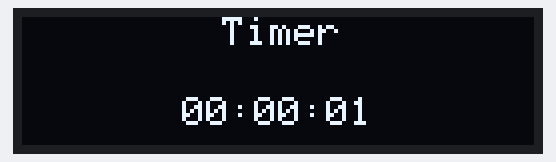
This sketch was run on a simulated ESP8266 (NodeMCU). Shown: 128×32 one-colour display.

Above: at 0.1 s.
At 4.1 s:
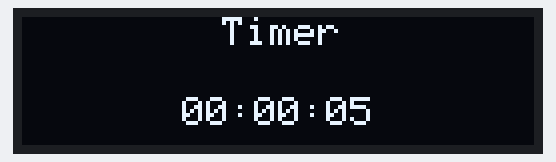
At 9.2 s:
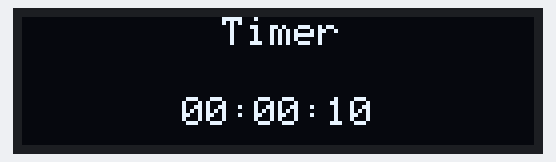
At 19.3 s:
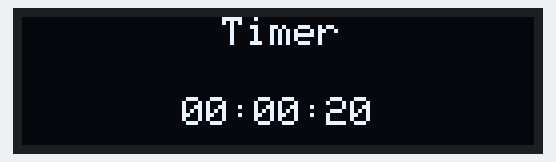
At 28.5 s:
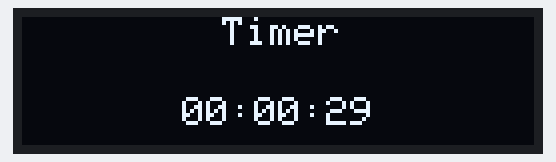
At 38.6 s:
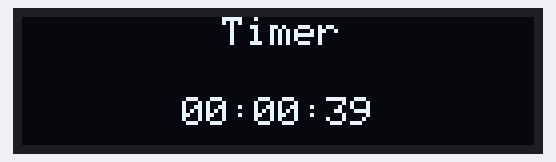

Measured:
- what the display in image 1 shows lasts 1.0 s, from 4.1 s to 5.1 s

The sketch:

ESP8266_OLED_128x64.ino
```cpp
#include <SPI.h>
#include <Wire.h>
#include <Adafruit_GFX.h>

#define SSD1306_128_64
#include <Adafruit_SSD1306.h>

#define OLED_RESET D5
/* Object named display, of the class Adafruit_SSD1306 */
Adafruit_SSD1306 display(OLED_RESET);
//Adafruit_SSD1306 display();

//#if (SSD1306_LCDHEIGHT != 64)
//#if (SSD1306_LCDHEIGHT != 32)
//#error("Height incorrect, please fix Adafruit_SSD1306.h!");
//#endif

uint8_t s = 0, m = 0, h = 0;

void setup()   {
  display.begin(SSD1306_SWITCHCAPVCC, 0x3C); /* Initialize display with address 0x3C */
//  display.invertDisplay(1);
  display.clearDisplay();  /* Clear display */
  display.setTextSize(1);  /* Select font size of text. Increases with size of argument. */
  display.setTextColor(WHITE);  /* Color of text*/
}

void loop() {
  updateWatch();/* Every second increment clock and display */
  delay(1000);
}

void updateWatch() {
  s = s + 1;
  if (s == 60) {
    s = 0;
    m = m + 1;
  }
  if (m == 60) {
    m = 0;
    h = h + 1;
  }
  if (h == 13)
    h = 1;

  writeOLED();
}

void writeOLED(){
  char time[30];
  display.clearDisplay();  /* Clear display */
  sprintf(time, "%02d:%02d:%02d", h, m, s);
  drawStr(50, 0, "Timer");
  drawStr(40, 20, time);
  drawStr(20, 40, "ElectronicWings");
  display.display();
}

void drawStr(uint8_t x, uint8_t y, char* str){
  display.setCursor(x, y);  /* Set x,y coordinates */
  display.println(str);
}
```
